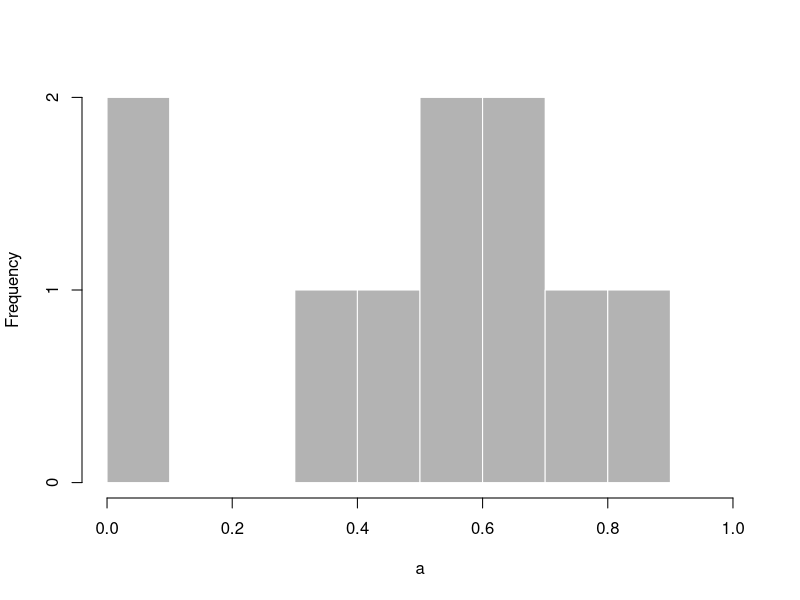

R code for this plot:
## ---- chunk 1
knitr::opts_chunk$set(echo = F)
## ---- chunk 2
x <- runif(10)
hist(x, col=rgb(0.5,0.5,0.5,alpha=0.6), freq=T, breaks=10, bord=FALSE, main="", xlim = c(0,1), xlab="a", ylim = c(0,2))
